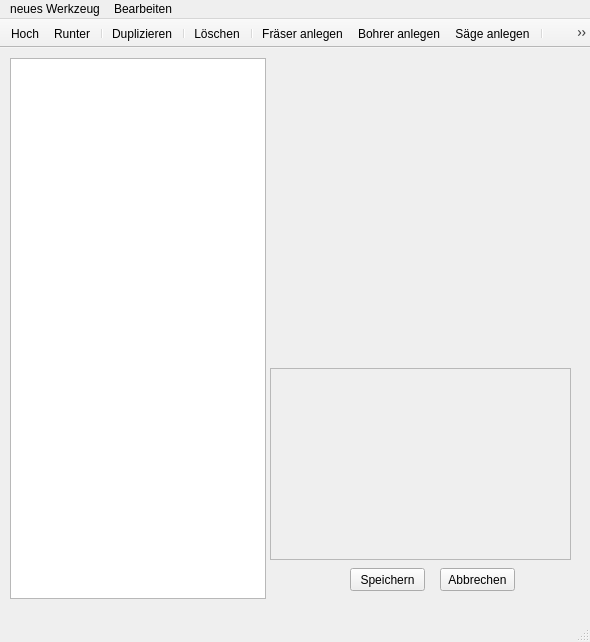
<?xml version="1.0" encoding="UTF-8"?>
<ui version="4.0">
 <class>mainwin_wkzmagazin</class>
 <widget class="QMainWindow" name="mainwin_wkzmagazin">
  <property name="windowModality">
   <enum>Qt::WindowModality::NonModal</enum>
  </property>
  <property name="geometry">
   <rect>
    <x>0</x>
    <y>0</y>
    <width>590</width>
    <height>642</height>
   </rect>
  </property>
  <property name="windowTitle">
   <string>mainwin_wkzmagazin</string>
  </property>
  <widget class="QWidget" name="centralwidget">
   <widget class="QListWidget" name="listWidget">
    <property name="geometry">
     <rect>
      <x>10</x>
      <y>10</y>
      <width>256</width>
      <height>541</height>
     </rect>
    </property>
   </widget>
   <widget class="QPushButton" name="pushButton_speichern">
    <property name="geometry">
     <rect>
      <x>350</x>
      <y>520</y>
      <width>75</width>
      <height>23</height>
     </rect>
    </property>
    <property name="text">
     <string>Speichern</string>
    </property>
   </widget>
   <widget class="QPushButton" name="pushButton_abbrechen">
    <property name="geometry">
     <rect>
      <x>440</x>
      <y>520</y>
      <width>75</width>
      <height>23</height>
     </rect>
    </property>
    <property name="text">
     <string>Abbrechen</string>
    </property>
   </widget>
   <widget class="QTableWidget" name="tableWidget_info">
    <property name="enabled">
     <bool>false</bool>
    </property>
    <property name="geometry">
     <rect>
      <x>270</x>
      <y>320</y>
      <width>301</width>
      <height>192</height>
     </rect>
    </property>
    <attribute name="horizontalHeaderVisible">
     <bool>false</bool>
    </attribute>
    <attribute name="verticalHeaderVisible">
     <bool>false</bool>
    </attribute>
   </widget>
  </widget>
  <widget class="QMenuBar" name="menubar">
   <property name="geometry">
    <rect>
     <x>0</x>
     <y>0</y>
     <width>590</width>
     <height>20</height>
    </rect>
   </property>
   <widget class="QMenu" name="menuneues_Werkzeug">
    <property name="title">
     <string>neues Werkzeug</string>
    </property>
    <addaction name="actionFraeser_anlegen"/>
    <addaction name="actionBohrer_anlegen"/>
    <addaction name="actionSaege_anlegen"/>
   </widget>
   <widget class="QMenu" name="menuBearbeiten">
    <property name="title">
     <string>Bearbeiten</string>
    </property>
    <addaction name="actionUndo"/>
    <addaction name="actionRedo"/>
    <addaction name="separator"/>
    <addaction name="actionHoch"/>
    <addaction name="actionRunter"/>
    <addaction name="separator"/>
    <addaction name="actionL_schen"/>
    <addaction name="separator"/>
    <addaction name="actionDuplizieren"/>
   </widget>
   <addaction name="menuneues_Werkzeug"/>
   <addaction name="menuBearbeiten"/>
  </widget>
  <widget class="QStatusBar" name="statusbar"/>
  <widget class="QToolBar" name="toolBar">
   <property name="windowTitle">
    <string>toolBar</string>
   </property>
   <property name="movable">
    <bool>false</bool>
   </property>
   <property name="iconSize">
    <size>
     <width>35</width>
     <height>35</height>
    </size>
   </property>
   <attribute name="toolBarArea">
    <enum>TopToolBarArea</enum>
   </attribute>
   <attribute name="toolBarBreak">
    <bool>false</bool>
   </attribute>
   <addaction name="actionHoch"/>
   <addaction name="actionRunter"/>
   <addaction name="separator"/>
   <addaction name="actionDuplizieren"/>
   <addaction name="separator"/>
   <addaction name="actionL_schen"/>
   <addaction name="separator"/>
   <addaction name="actionFraeser_anlegen"/>
   <addaction name="actionBohrer_anlegen"/>
   <addaction name="actionSaege_anlegen"/>
   <addaction name="separator"/>
   <addaction name="actionUndo"/>
   <addaction name="actionRedo"/>
  </widget>
  <action name="actionFraeser_anlegen">
   <property name="icon">
    <iconset resource="toolbaricons.qrc">
     <normaloff>:/new/toolbaricons/toolbaricons/Fraese 100x100.png</normaloff>:/new/toolbaricons/toolbaricons/Fraese 100x100.png</iconset>
   </property>
   <property name="text">
    <string>Fräser anlegen</string>
   </property>
  </action>
  <action name="actionBohrer_anlegen">
   <property name="icon">
    <iconset resource="toolbaricons.qrc">
     <normaloff>:/new/toolbaricons/toolbaricons/drill.png</normaloff>:/new/toolbaricons/toolbaricons/drill.png</iconset>
   </property>
   <property name="text">
    <string>Bohrer anlegen</string>
   </property>
  </action>
  <action name="actionSaege_anlegen">
   <property name="icon">
    <iconset resource="toolbaricons.qrc">
     <normaloff>:/new/toolbaricons/toolbaricons/saw.png</normaloff>:/new/toolbaricons/toolbaricons/saw.png</iconset>
   </property>
   <property name="text">
    <string>Säge anlegen</string>
   </property>
  </action>
  <action name="actionHoch">
   <property name="icon">
    <iconset resource="toolbaricons.qrc">
     <normaloff>:/new/toolbaricons/toolbaricons/up.png</normaloff>:/new/toolbaricons/toolbaricons/up.png</iconset>
   </property>
   <property name="text">
    <string>Hoch</string>
   </property>
  </action>
  <action name="actionRunter">
   <property name="icon">
    <iconset resource="toolbaricons.qrc">
     <normaloff>:/new/toolbaricons/toolbaricons/down.png</normaloff>:/new/toolbaricons/toolbaricons/down.png</iconset>
   </property>
   <property name="text">
    <string>Runter</string>
   </property>
  </action>
  <action name="actionL_schen">
   <property name="icon">
    <iconset resource="toolbaricons.qrc">
     <normaloff>:/new/toolbaricons/toolbaricons/trash.png</normaloff>:/new/toolbaricons/toolbaricons/trash.png</iconset>
   </property>
   <property name="text">
    <string>Löschen</string>
   </property>
   <property name="shortcut">
    <string>Del</string>
   </property>
  </action>
  <action name="actionUndo">
   <property name="icon">
    <iconset resource="toolbaricons.qrc">
     <normaloff>:/new/toolbaricons/toolbaricons/undo.png</normaloff>:/new/toolbaricons/toolbaricons/undo.png</iconset>
   </property>
   <property name="text">
    <string>Rückgängig</string>
   </property>
   <property name="shortcut">
    <string>Ctrl+Z</string>
   </property>
  </action>
  <action name="actionRedo">
   <property name="icon">
    <iconset resource="toolbaricons.qrc">
     <normaloff>:/new/toolbaricons/toolbaricons/redo.png</normaloff>:/new/toolbaricons/toolbaricons/redo.png</iconset>
   </property>
   <property name="text">
    <string>Wiederholen</string>
   </property>
   <property name="shortcut">
    <string>Ctrl+Y</string>
   </property>
  </action>
  <action name="actionDuplizieren">
   <property name="icon">
    <iconset resource="toolbaricons.qrc">
     <normaloff>:/new/toolbaricons/toolbaricons/kopieren.png</normaloff>:/new/toolbaricons/toolbaricons/kopieren.png</iconset>
   </property>
   <property name="text">
    <string>Duplizieren</string>
   </property>
  </action>
 </widget>
 <resources>
  <include location="toolbaricons.qrc"/>
 </resources>
 <connections/>
</ui>
